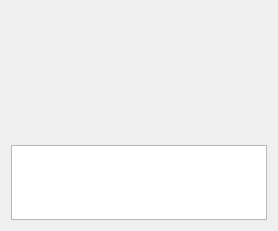
<?xml version="1.0" encoding="UTF-8"?>
<ui version="4.0">
 <class>PreviewWidget</class>
 <widget class="QWidget" name="PreviewWidget">
  <property name="geometry">
   <rect>
    <x>0</x>
    <y>0</y>
    <width>274</width>
    <height>231</height>
   </rect>
  </property>
  <property name="windowTitle">
   <string>Form</string>
  </property>
  <layout class="QVBoxLayout" name="verticalLayout">
   <item>
    <widget class="QLabel" name="label">
     <property name="sizePolicy">
      <sizepolicy hsizetype="Expanding" vsizetype="Preferred">
       <horstretch>0</horstretch>
       <verstretch>0</verstretch>
      </sizepolicy>
     </property>
     <property name="minimumSize">
      <size>
       <width>128</width>
       <height>128</height>
      </size>
     </property>
     <property name="text">
      <string/>
     </property>
     <property name="alignment">
      <set>Qt::AlignCenter</set>
     </property>
    </widget>
   </item>
   <item>
    <widget class="QTextBrowser" name="textBrowser">
     <property name="sizePolicy">
      <sizepolicy hsizetype="MinimumExpanding" vsizetype="Expanding">
       <horstretch>0</horstretch>
       <verstretch>0</verstretch>
      </sizepolicy>
     </property>
    </widget>
   </item>
  </layout>
 </widget>
 <resources/>
 <connections/>
</ui>
